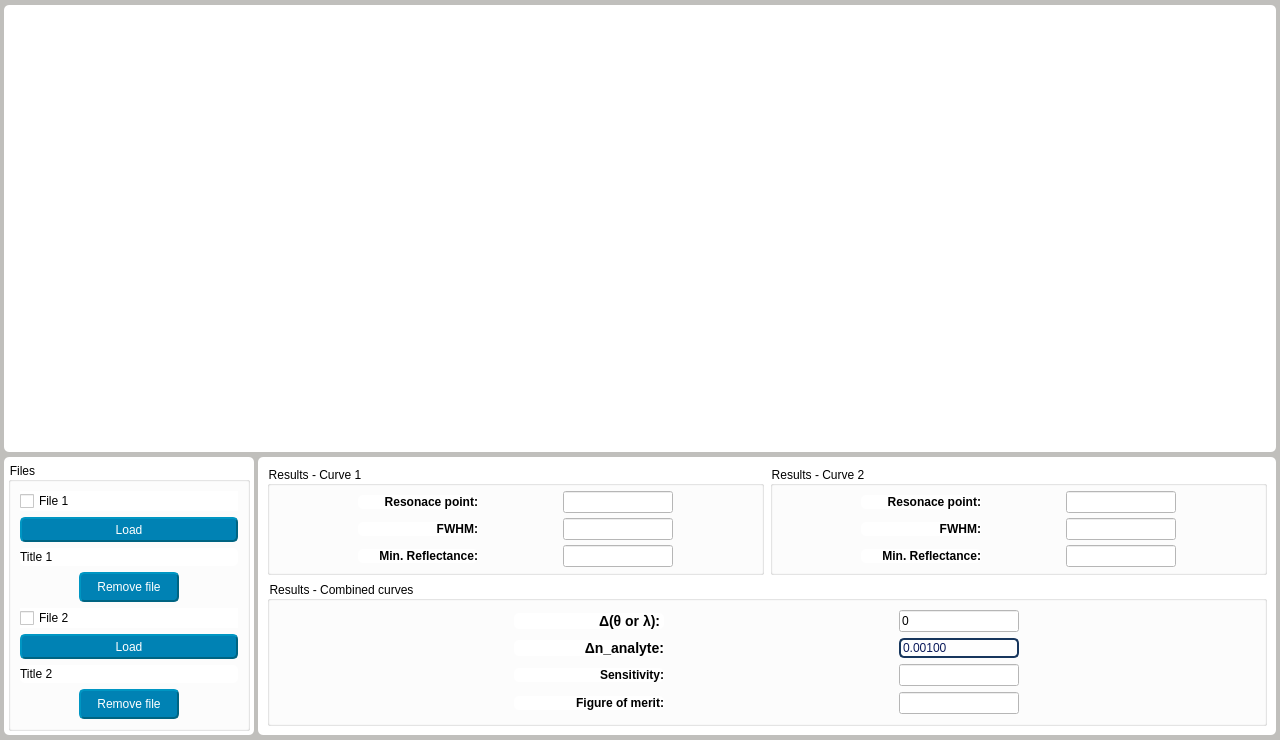
<?xml version="1.0" encoding="UTF-8"?>
<ui version="4.0">
 <class>Widget</class>
 <widget class="QWidget" name="Widget">
  <property name="geometry">
   <rect>
    <x>0</x>
    <y>0</y>
    <width>1280</width>
    <height>740</height>
   </rect>
  </property>
  <property name="sizePolicy">
   <sizepolicy hsizetype="Preferred" vsizetype="Preferred">
    <horstretch>0</horstretch>
    <verstretch>0</verstretch>
   </sizepolicy>
  </property>
  <property name="minimumSize">
   <size>
    <width>800</width>
    <height>740</height>
   </size>
  </property>
  <property name="windowTitle">
   <string>Form</string>
  </property>
  <property name="styleSheet">
   <string notr="true">QWidget{
	background-color: rgb(192, 191, 188);
}
QFrame{background-color: rgb(255, 255, 255);
				border-radius:5px;}

QGroupBox{
	background-color: rgb(255, 255, 255);

}
QLabel{
background-color: rgb(255, 255, 255);
 }
QLineEdit{background-color: rgb(255, 255, 255);}

QPushButton{
	font: 400 11pt &quot;Ubuntu&quot;;
	color: rgb(255, 255,255);
	background-color: rgb(0, 130, 180);
	border-color: rgb(0, 100, 130);
	border-style: outset;
	border-width: 2px;
	border-radius:5px;
}

QPushButton:hover{
	background-color: rgb(00, 140, 70);
	border-color: rgb(0, 120, 40);
}

QCheckBox{background-color: rgb(255, 255, 255);}

QDoubleSpinBox{
   color: rgb(10, 25, 90);
   font: 400 12pt &quot;Ubuntu&quot;;
   border: 2px solid;
   border-color: #FF17365D;
   background-color: rgba(255, 255, 255,210);
   border-radius:5px;
}
QDoubleSpinBox::up-button{
   border-left-width: 1px;
   border-left-color: darkgray;
   border-left-style: solid;
   border-top-right-radius: 3px;
   border-bottom-right-radius: 3px;
   image: url(:/icons/icons/arrow-up.png);
   width: 25;
}
QDoubleSpinBox::down-button{
   border-left-width: 1px;
   border-left-color: darkgray;
   border-left-style: solid;
   border-top-right-radius: 3px;
   border-bottom-right-radius: 3px;
   image: url(:/icons/icons/arrow-down.png);
   width: 25;
}

</string>
  </property>
  <layout class="QFormLayout" name="formLayout_2">
   <property name="horizontalSpacing">
    <number>4</number>
   </property>
   <property name="verticalSpacing">
    <number>5</number>
   </property>
   <property name="leftMargin">
    <number>4</number>
   </property>
   <property name="topMargin">
    <number>5</number>
   </property>
   <property name="rightMargin">
    <number>4</number>
   </property>
   <property name="bottomMargin">
    <number>5</number>
   </property>
   <item row="0" column="0" colspan="2">
    <widget class="QFrame" name="frame_graphs">
     <property name="sizePolicy">
      <sizepolicy hsizetype="Preferred" vsizetype="Expanding">
       <horstretch>0</horstretch>
       <verstretch>0</verstretch>
      </sizepolicy>
     </property>
     <property name="minimumSize">
      <size>
       <width>0</width>
       <height>280</height>
      </size>
     </property>
     <property name="styleSheet">
       <string notr="true">QLabel{
border:none;
border-color: rgb(0, 75, 150);
}
</string>
     </property>
     <layout class="QVBoxLayout" name="verticalLayout_3">
      <property name="leftMargin">
       <number>3</number>
      </property>
      <property name="topMargin">
       <number>3</number>
      </property>
      <property name="rightMargin">
       <number>3</number>
      </property>
      <property name="bottomMargin">
       <number>3</number>
      </property>
      <item>
       <layout class="QVBoxLayout" name="verticalLayout_2"/>
      </item>
     </layout>
    </widget>
   </item>
   <item row="1" column="0">
    <widget class="QFrame" name="frame_file">
     <property name="sizePolicy">
      <sizepolicy hsizetype="Preferred" vsizetype="Preferred">
       <horstretch>0</horstretch>
       <verstretch>0</verstretch>
      </sizepolicy>
     </property>
     <property name="minimumSize">
      <size>
       <width>250</width>
       <height>0</height>
      </size>
     </property>
     <property name="frameShape">
      <enum>QFrame::StyledPanel</enum>
     </property>
     <property name="frameShadow">
      <enum>QFrame::Raised</enum>
     </property>
     <layout class="QVBoxLayout" name="verticalLayout_4">
      <property name="spacing">
       <number>0</number>
      </property>
      <property name="leftMargin">
       <number>4</number>
      </property>
      <property name="topMargin">
       <number>5</number>
      </property>
      <property name="rightMargin">
       <number>4</number>
      </property>
      <property name="bottomMargin">
       <number>4</number>
      </property>
      <item>
       <widget class="QGroupBox" name="groupBox">
        <property name="title">
         <string>Files</string>
        </property>
        <layout class="QVBoxLayout" name="verticalLayout">
         <item>
          <widget class="QCheckBox" name="checkBox_file1">
           <property name="text">
            <string>File 1</string>
           </property>
          </widget>
         </item>
         <item>
          <widget class="QPushButton" name="btn_load_1">
           <property name="sizePolicy">
            <sizepolicy hsizetype="Preferred" vsizetype="Fixed">
             <horstretch>0</horstretch>
             <verstretch>0</verstretch>
            </sizepolicy>
           </property>
           <property name="minimumSize">
            <size>
             <width>100</width>
             <height>25</height>
            </size>
           </property>
           <property name="text">
            <string>Load</string>
           </property>
          </widget>
         </item>
         <item>
          <widget class="QLabel" name="label_title1">
           <property name="sizePolicy">
            <sizepolicy hsizetype="Expanding" vsizetype="Preferred">
             <horstretch>0</horstretch>
             <verstretch>0</verstretch>
            </sizepolicy>
           </property>
           <property name="text">
            <string>Title 1</string>
           </property>
          </widget>
         </item>
         <item alignment="Qt::AlignHCenter">
          <widget class="QPushButton" name="btn_remove_1">
           <property name="enabled">
            <bool>false</bool>
           </property>
           <property name="sizePolicy">
            <sizepolicy hsizetype="Preferred" vsizetype="Fixed">
             <horstretch>0</horstretch>
             <verstretch>0</verstretch>
            </sizepolicy>
           </property>
           <property name="minimumSize">
            <size>
             <width>100</width>
             <height>30</height>
            </size>
           </property>
           <property name="maximumSize">
            <size>
             <width>120</width>
             <height>35</height>
            </size>
           </property>
           <property name="text">
            <string>Remove file</string>
           </property>
          </widget>
         </item>
         <item>
          <widget class="QCheckBox" name="checkBox_file2">
           <property name="text">
            <string>File 2</string>
           </property>
          </widget>
         </item>
         <item>
          <widget class="QPushButton" name="btn_load_2">
           <property name="sizePolicy">
            <sizepolicy hsizetype="Preferred" vsizetype="Fixed">
             <horstretch>0</horstretch>
             <verstretch>0</verstretch>
            </sizepolicy>
           </property>
           <property name="minimumSize">
            <size>
             <width>100</width>
             <height>25</height>
            </size>
           </property>
           <property name="text">
            <string>Load</string>
           </property>
          </widget>
         </item>
         <item>
          <widget class="QLabel" name="label_title2">
           <property name="sizePolicy">
            <sizepolicy hsizetype="Expanding" vsizetype="Preferred">
             <horstretch>0</horstretch>
             <verstretch>0</verstretch>
            </sizepolicy>
           </property>
           <property name="text">
            <string>Title 2</string>
           </property>
          </widget>
         </item>
         <item alignment="Qt::AlignHCenter">
          <widget class="QPushButton" name="btn_remove_2">
           <property name="enabled">
            <bool>false</bool>
           </property>
           <property name="sizePolicy">
            <sizepolicy hsizetype="Preferred" vsizetype="Fixed">
             <horstretch>0</horstretch>
             <verstretch>0</verstretch>
            </sizepolicy>
           </property>
           <property name="minimumSize">
            <size>
             <width>100</width>
             <height>30</height>
            </size>
           </property>
           <property name="maximumSize">
            <size>
             <width>120</width>
             <height>35</height>
            </size>
           </property>
           <property name="text">
            <string>Remove file</string>
           </property>
          </widget>
         </item>
        </layout>
       </widget>
      </item>
     </layout>
    </widget>
   </item>
   <item row="1" column="1">
    <widget class="QFrame" name="frame_results">
     <property name="sizePolicy">
      <sizepolicy hsizetype="Minimum" vsizetype="Preferred">
       <horstretch>0</horstretch>
       <verstretch>0</verstretch>
      </sizepolicy>
     </property>
     <property name="frameShape">
      <enum>QFrame::StyledPanel</enum>
     </property>
     <property name="frameShadow">
      <enum>QFrame::Raised</enum>
     </property>
     <layout class="QVBoxLayout" name="verticalLayout_5">
      <item>
       <layout class="QHBoxLayout" name="horizontalLayout">
        <item>
         <widget class="QGroupBox" name="gb_Results">
          <property name="sizePolicy">
           <sizepolicy hsizetype="Preferred" vsizetype="Preferred">
            <horstretch>0</horstretch>
            <verstretch>0</verstretch>
           </sizepolicy>
          </property>
          <property name="styleSheet">
           <string notr="true">font: 500 10pt &quot;Segoe UI&quot;;
</string>
          </property>
          <property name="title">
           <string>Results - Curve 1</string>
          </property>
          <property name="alignment">
           <set>Qt::AlignLeading|Qt::AlignLeft|Qt::AlignVCenter</set>
          </property>
          <layout class="QGridLayout" name="gridLayout_2">
           <property name="topMargin">
            <number>5</number>
           </property>
           <property name="bottomMargin">
            <number>5</number>
           </property>
           <property name="verticalSpacing">
            <number>5</number>
           </property>
           <item row="0" column="0">
            <widget class="QLabel" name="label">
             <property name="sizePolicy">
              <sizepolicy hsizetype="Preferred" vsizetype="Fixed">
               <horstretch>0</horstretch>
               <verstretch>0</verstretch>
              </sizepolicy>
             </property>
             <property name="maximumSize">
              <size>
               <width>120</width>
               <height>16777215</height>
              </size>
             </property>
             <property name="frameShape">
              <enum>QFrame::NoFrame</enum>
             </property>
             <property name="text">
              <string>&lt;html&gt;&lt;head/&gt;&lt;body&gt;&lt;p&gt;&lt;span style=&quot; font-weight:700;&quot;&gt;Resonace point:&lt;/span&gt;&lt;/p&gt;&lt;/body&gt;&lt;/html&gt;</string>
             </property>
             <property name="alignment">
              <set>Qt::AlignRight|Qt::AlignTrailing|Qt::AlignVCenter</set>
             </property>
            </widget>
           </item>
           <item row="0" column="1">
            <widget class="QLineEdit" name="Qline_resonance">
             <property name="sizePolicy">
              <sizepolicy hsizetype="Preferred" vsizetype="Fixed">
               <horstretch>0</horstretch>
               <verstretch>0</verstretch>
              </sizepolicy>
             </property>
             <property name="maximumSize">
              <size>
               <width>110</width>
               <height>16777215</height>
              </size>
             </property>
             <property name="text">
              <string/>
             </property>
             <property name="readOnly">
              <bool>true</bool>
             </property>
            </widget>
           </item>
           <item row="1" column="0">
            <widget class="QLabel" name="label_15">
             <property name="sizePolicy">
              <sizepolicy hsizetype="Preferred" vsizetype="Fixed">
               <horstretch>0</horstretch>
               <verstretch>0</verstretch>
              </sizepolicy>
             </property>
             <property name="maximumSize">
              <size>
               <width>120</width>
               <height>16777215</height>
              </size>
             </property>
             <property name="frameShape">
              <enum>QFrame::NoFrame</enum>
             </property>
             <property name="text">
              <string>&lt;html&gt;&lt;head/&gt;&lt;body&gt;&lt;p&gt;&lt;span style=&quot; font-weight:700;&quot;&gt;FWHM:&lt;/span&gt;&lt;/p&gt;&lt;/body&gt;&lt;/html&gt;</string>
             </property>
             <property name="alignment">
              <set>Qt::AlignRight|Qt::AlignTrailing|Qt::AlignVCenter</set>
             </property>
            </widget>
           </item>
           <item row="1" column="1">
            <widget class="QLineEdit" name="Qline_fwhm">
             <property name="sizePolicy">
              <sizepolicy hsizetype="Preferred" vsizetype="Fixed">
               <horstretch>0</horstretch>
               <verstretch>0</verstretch>
              </sizepolicy>
             </property>
             <property name="maximumSize">
              <size>
               <width>110</width>
               <height>16777215</height>
              </size>
             </property>
             <property name="text">
              <string/>
             </property>
             <property name="readOnly">
              <bool>true</bool>
             </property>
            </widget>
           </item>
           <item row="2" column="0">
            <widget class="QLabel" name="label_16">
             <property name="sizePolicy">
              <sizepolicy hsizetype="Preferred" vsizetype="Fixed">
               <horstretch>0</horstretch>
               <verstretch>0</verstretch>
              </sizepolicy>
             </property>
             <property name="maximumSize">
              <size>
               <width>130</width>
               <height>16777215</height>
              </size>
             </property>
             <property name="frameShape">
              <enum>QFrame::NoFrame</enum>
             </property>
             <property name="text">
              <string>&lt;html&gt;&lt;head/&gt;&lt;body&gt;&lt;p&gt;&lt;span style=&quot; font-weight:700;&quot;&gt;Min. Reflectance:&lt;/span&gt;&lt;/p&gt;&lt;/body&gt;&lt;/html&gt;</string>
             </property>
             <property name="alignment">
              <set>Qt::AlignRight|Qt::AlignTrailing|Qt::AlignVCenter</set>
             </property>
            </widget>
           </item>
           <item row="2" column="1">
            <widget class="QLineEdit" name="Qline_min_ref">
             <property name="sizePolicy">
              <sizepolicy hsizetype="Preferred" vsizetype="Fixed">
               <horstretch>0</horstretch>
               <verstretch>0</verstretch>
              </sizepolicy>
             </property>
             <property name="maximumSize">
              <size>
               <width>110</width>
               <height>16777215</height>
              </size>
             </property>
             <property name="readOnly">
              <bool>true</bool>
             </property>
            </widget>
           </item>
          </layout>
         </widget>
        </item>
        <item>
         <widget class="QGroupBox" name="gb_Results_2">
          <property name="sizePolicy">
           <sizepolicy hsizetype="Preferred" vsizetype="Preferred">
            <horstretch>0</horstretch>
            <verstretch>0</verstretch>
           </sizepolicy>
          </property>
          <property name="styleSheet">
           <string notr="true">font: 500 10pt &quot;Segoe UI&quot;;
</string>
          </property>
          <property name="title">
           <string>Results - Curve 2</string>
          </property>
          <property name="alignment">
           <set>Qt::AlignLeading|Qt::AlignLeft|Qt::AlignVCenter</set>
          </property>
          <layout class="QGridLayout" name="gridLayout_3">
           <property name="topMargin">
            <number>5</number>
           </property>
           <property name="bottomMargin">
            <number>5</number>
           </property>
           <property name="verticalSpacing">
            <number>5</number>
           </property>
           <item row="0" column="0">
            <widget class="QLabel" name="label_4">
             <property name="sizePolicy">
              <sizepolicy hsizetype="Preferred" vsizetype="Fixed">
               <horstretch>0</horstretch>
               <verstretch>0</verstretch>
              </sizepolicy>
             </property>
             <property name="maximumSize">
              <size>
               <width>120</width>
               <height>16777215</height>
              </size>
             </property>
             <property name="frameShape">
              <enum>QFrame::NoFrame</enum>
             </property>
             <property name="text">
              <string>&lt;html&gt;&lt;head/&gt;&lt;body&gt;&lt;p&gt;&lt;span style=&quot; font-weight:700;&quot;&gt;Resonace point:&lt;/span&gt;&lt;/p&gt;&lt;/body&gt;&lt;/html&gt;</string>
             </property>
             <property name="alignment">
              <set>Qt::AlignRight|Qt::AlignTrailing|Qt::AlignVCenter</set>
             </property>
            </widget>
           </item>
           <item row="0" column="1">
            <widget class="QLineEdit" name="Qline_resonance_2">
             <property name="sizePolicy">
              <sizepolicy hsizetype="Preferred" vsizetype="Fixed">
               <horstretch>0</horstretch>
               <verstretch>0</verstretch>
              </sizepolicy>
             </property>
             <property name="maximumSize">
              <size>
               <width>110</width>
               <height>16777215</height>
              </size>
             </property>
             <property name="text">
              <string/>
             </property>
             <property name="readOnly">
              <bool>true</bool>
             </property>
            </widget>
           </item>
           <item row="1" column="0">
            <widget class="QLabel" name="label_21">
             <property name="sizePolicy">
              <sizepolicy hsizetype="Preferred" vsizetype="Fixed">
               <horstretch>0</horstretch>
               <verstretch>0</verstretch>
              </sizepolicy>
             </property>
             <property name="maximumSize">
              <size>
               <width>120</width>
               <height>16777215</height>
              </size>
             </property>
             <property name="frameShape">
              <enum>QFrame::NoFrame</enum>
             </property>
             <property name="text">
              <string>&lt;html&gt;&lt;head/&gt;&lt;body&gt;&lt;p&gt;&lt;span style=&quot; font-weight:700;&quot;&gt;FWHM:&lt;/span&gt;&lt;/p&gt;&lt;/body&gt;&lt;/html&gt;</string>
             </property>
             <property name="alignment">
              <set>Qt::AlignRight|Qt::AlignTrailing|Qt::AlignVCenter</set>
             </property>
            </widget>
           </item>
           <item row="1" column="1">
            <widget class="QLineEdit" name="Qline_fwhm_2">
             <property name="sizePolicy">
              <sizepolicy hsizetype="Preferred" vsizetype="Fixed">
               <horstretch>0</horstretch>
               <verstretch>0</verstretch>
              </sizepolicy>
             </property>
             <property name="maximumSize">
              <size>
               <width>110</width>
               <height>16777215</height>
              </size>
             </property>
             <property name="text">
              <string/>
             </property>
             <property name="readOnly">
              <bool>true</bool>
             </property>
            </widget>
           </item>
           <item row="2" column="0">
            <widget class="QLabel" name="label_22">
             <property name="sizePolicy">
              <sizepolicy hsizetype="Preferred" vsizetype="Fixed">
               <horstretch>0</horstretch>
               <verstretch>0</verstretch>
              </sizepolicy>
             </property>
             <property name="maximumSize">
              <size>
               <width>130</width>
               <height>16777215</height>
              </size>
             </property>
             <property name="frameShape">
              <enum>QFrame::NoFrame</enum>
             </property>
             <property name="text">
              <string>&lt;html&gt;&lt;head/&gt;&lt;body&gt;&lt;p&gt;&lt;span style=&quot; font-weight:700;&quot;&gt;Min. Reflectance:&lt;/span&gt;&lt;/p&gt;&lt;/body&gt;&lt;/html&gt;</string>
             </property>
             <property name="alignment">
              <set>Qt::AlignRight|Qt::AlignTrailing|Qt::AlignVCenter</set>
             </property>
            </widget>
           </item>
           <item row="2" column="1">
            <widget class="QLineEdit" name="Qline_min_ref_2">
             <property name="sizePolicy">
              <sizepolicy hsizetype="Preferred" vsizetype="Fixed">
               <horstretch>0</horstretch>
               <verstretch>0</verstretch>
              </sizepolicy>
             </property>
             <property name="maximumSize">
              <size>
               <width>110</width>
               <height>16777215</height>
              </size>
             </property>
             <property name="readOnly">
              <bool>true</bool>
             </property>
            </widget>
           </item>
          </layout>
         </widget>
        </item>
       </layout>
      </item>
      <item>
       <widget class="QGroupBox" name="gb_Results_3">
        <property name="sizePolicy">
         <sizepolicy hsizetype="Preferred" vsizetype="Preferred">
          <horstretch>0</horstretch>
          <verstretch>0</verstretch>
         </sizepolicy>
        </property>
        <property name="styleSheet">
         <string notr="true">font: 500 10pt &quot;Segoe UI&quot;;
</string>
        </property>
        <property name="title">
         <string>Results - Combined curves</string>
        </property>
        <property name="alignment">
         <set>Qt::AlignLeading|Qt::AlignLeft|Qt::AlignVCenter</set>
        </property>
        <layout class="QGridLayout" name="gridLayout">
         <property name="horizontalSpacing">
          <number>0</number>
         </property>
         <property name="verticalSpacing">
          <number>6</number>
         </property>
         <item row="0" column="0">
          <widget class="QLabel" name="label_27">
           <property name="sizePolicy">
            <sizepolicy hsizetype="Preferred" vsizetype="Fixed">
             <horstretch>0</horstretch>
             <verstretch>0</verstretch>
            </sizepolicy>
           </property>
           <property name="maximumSize">
            <size>
             <width>150</width>
             <height>16777215</height>
            </size>
           </property>
           <property name="frameShape">
            <enum>QFrame::NoFrame</enum>
           </property>
           <property name="text">
            <string>&lt;html&gt;&lt;head/&gt;&lt;body&gt;&lt;p&gt;&lt;span style=&quot; font-family:'Arial','sans-serif'; font-size:14px; font-weight:700; color:#000000;&quot;&gt;Δ(θ or λ): &lt;/span&gt;&lt;/p&gt;&lt;/body&gt;&lt;/html&gt;</string>
           </property>
           <property name="alignment">
            <set>Qt::AlignRight|Qt::AlignTrailing|Qt::AlignVCenter</set>
           </property>
          </widget>
         </item>
         <item row="0" column="1">
          <widget class="QLineEdit" name="Qline_delta_res">
           <property name="maximumSize">
            <size>
             <width>120</width>
             <height>16777215</height>
            </size>
           </property>
           <property name="readOnly">
            <bool>true</bool>
           </property>
           <property name="text">
            <string>0</string>
           </property>
          </widget>
         </item>
         <item row="1" column="0">
          <widget class="QLabel" name="label_26">
           <property name="sizePolicy">
            <sizepolicy hsizetype="Preferred" vsizetype="Fixed">
             <horstretch>0</horstretch>
             <verstretch>0</verstretch>
            </sizepolicy>
           </property>
           <property name="maximumSize">
            <size>
             <width>150</width>
             <height>16777215</height>
            </size>
           </property>
           <property name="frameShape">
            <enum>QFrame::NoFrame</enum>
           </property>
           <property name="text">
            <string>&lt;html&gt;&lt;head/&gt;&lt;body&gt;&lt;p&gt;&lt;span style=&quot; font-family:'Arial','sans-serif'; font-size:14px; font-weight:700; color:#000000;&quot;&gt;Δn_analyte:&lt;/span&gt;&lt;/p&gt;&lt;/body&gt;&lt;/html&gt;</string>
           </property>
           <property name="alignment">
            <set>Qt::AlignRight|Qt::AlignTrailing|Qt::AlignVCenter</set>
           </property>
          </widget>
         </item>
         <item row="2" column="0">
          <widget class="QLabel" name="label_6">
           <property name="sizePolicy">
            <sizepolicy hsizetype="Preferred" vsizetype="Fixed">
             <horstretch>0</horstretch>
             <verstretch>0</verstretch>
            </sizepolicy>
           </property>
           <property name="maximumSize">
            <size>
             <width>150</width>
             <height>16777215</height>
            </size>
           </property>
           <property name="frameShape">
            <enum>QFrame::NoFrame</enum>
           </property>
           <property name="text">
            <string>&lt;html&gt;&lt;head/&gt;&lt;body&gt;&lt;p&gt;&lt;span style=&quot; font-weight:700;&quot;&gt;Sensitivity:&lt;/span&gt;&lt;/p&gt;&lt;/body&gt;&lt;/html&gt;</string>
           </property>
           <property name="alignment">
            <set>Qt::AlignRight|Qt::AlignTrailing|Qt::AlignVCenter</set>
           </property>
          </widget>
         </item>
         <item row="2" column="1">
          <widget class="QLineEdit" name="Qline_sensibility">
           <property name="maximumSize">
            <size>
             <width>120</width>
             <height>16777215</height>
            </size>
           </property>
           <property name="text">
            <string/>
           </property>
           <property name="readOnly">
            <bool>true</bool>
           </property>
          </widget>
         </item>
         <item row="3" column="0">
          <widget class="QLabel" name="label_25">
           <property name="sizePolicy">
            <sizepolicy hsizetype="Preferred" vsizetype="Fixed">
             <horstretch>0</horstretch>
             <verstretch>0</verstretch>
            </sizepolicy>
           </property>
           <property name="maximumSize">
            <size>
             <width>150</width>
             <height>16777215</height>
            </size>
           </property>
           <property name="frameShape">
            <enum>QFrame::NoFrame</enum>
           </property>
           <property name="text">
            <string>&lt;html&gt;&lt;head/&gt;&lt;body&gt;&lt;p&gt;&lt;span style=&quot; font-weight:700;&quot;&gt;Figure of merit:&lt;/span&gt;&lt;/p&gt;&lt;/body&gt;&lt;/html&gt;</string>
           </property>
           <property name="alignment">
            <set>Qt::AlignRight|Qt::AlignTrailing|Qt::AlignVCenter</set>
           </property>
          </widget>
         </item>
         <item row="3" column="1">
          <widget class="QLineEdit" name="Qline_QF">
           <property name="maximumSize">
            <size>
             <width>120</width>
             <height>16777215</height>
            </size>
           </property>
           <property name="text">
            <string/>
           </property>
           <property name="readOnly">
            <bool>true</bool>
           </property>
          </widget>
         </item>
         <item row="1" column="1">
         <widget class="QDoubleSpinBox" name="spin_delta_index">
           <property name="buttonSymbols">
            <enum>QAbstractSpinBox::NoButtons</enum>
           </property>
           <property name="decimals">
            <number>5</number>
           </property>
           <property name="minimum">
            <double>0.000010000000000</double>
           </property>
           <property name="singleStep">
            <double>0.000010000000000</double>
           </property>
           <property name="value">
            <double>0.001000000000000</double>
           </property>
          </widget>
         </item>
        </layout>
       </widget>
      </item>
     </layout>
    </widget>
   </item>
  </layout>
 </widget>
 <resources/>
 <connections/>
</ui>
